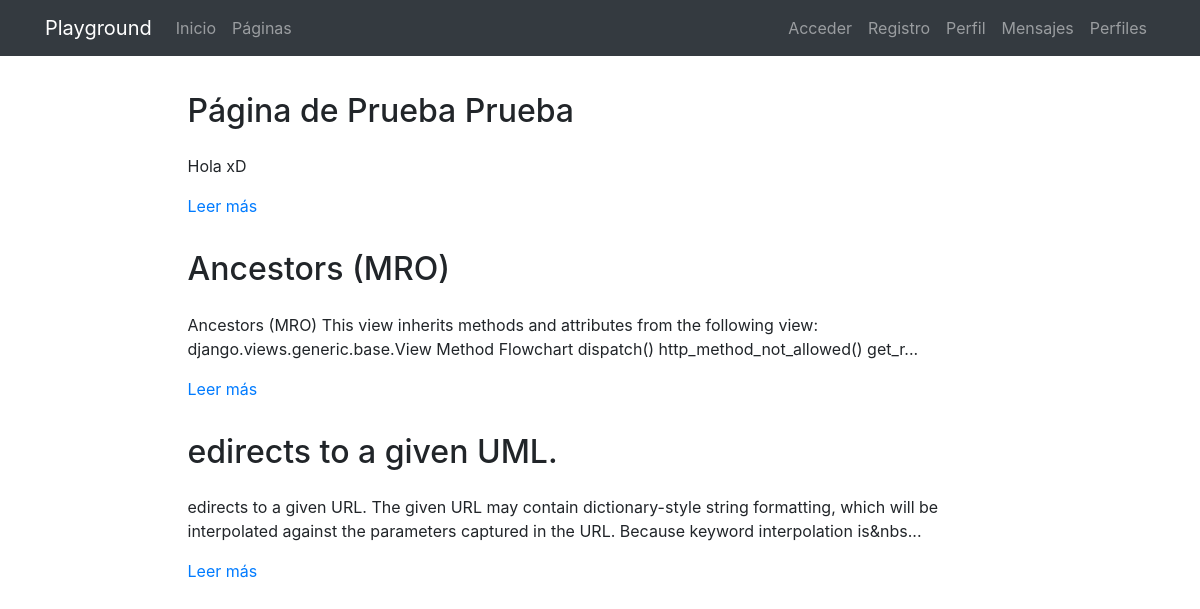
The page /pages/ on the database its author committed.
### pages/models.py (models this page shows, shortened)
class Page(models.Model):
    title = models.CharField(verbose_name="Título", max_length=200)
    content = RichTextField(verbose_name="Contenido")
    order = models.SmallIntegerField(verbose_name="Orden", default=0)
    created = models.DateTimeField(auto_now_add=True, verbose_name="Fecha de creación")
    updated = models.DateTimeField(auto_now=True, verbose_name="Fecha de edición")
    class Meta:
        verbose_name = "página"
        verbose_name_plural = "páginas"
        ordering = ['order', 'title']

### pages/views.py (the view)
# urls.py: path('', PageListView.as_view(), name='pages'),
class PageListView(ListView):
    model = Page

### pages/templates/pages/page_list.html (shortened to what this page needs)
{% extends 'core/base.html' %}
{% load static %}
{% block content %}
{% include 'pages/includes/pages_menu.html' %}
<main role="main">
  <div class="container mb-4">
    {% for page in page_list|dictsort:"id"  reversed  %}
      <div class="row mt-3">
        <div class="col-md-9 mx-auto">
          <h2 class="mb-4">{{page.title}}</h2>
          <div>
            <p>{{page.content|striptags|safe|truncatechars:"200"}}</p>
            <p><a href="{% url 'pages:page' page.id page.title|slugify %}">Leer más</a>
            </p>
          </div>
        </div>
      </div>
    {% endfor %}
  </div>
</main>
{% endblock %}

### core/static/core/css/main.css (style rules this page uses)
main { padding-top: 20px; }
:root { --jumbotron-padding-y: 3rem; }

### rows shown on the page
Page: title "Página de Prueba Prueba", content "Hola xD"
Page: title "Ancestors (MRO)", content "Ancestors (MRO) This view inherits methods and attributes from the following view: django.views.generic.base.View Method Flowchart dispatch() http_method_not_allowed() get_r..."
Page: title "edirects to a given UML.", content "edirects to a given URL. The given URL may contain dictionary-style string formatting, which will be interpolated against the parameters captured in the URL. Because keyword interpolation is&nbs..."
